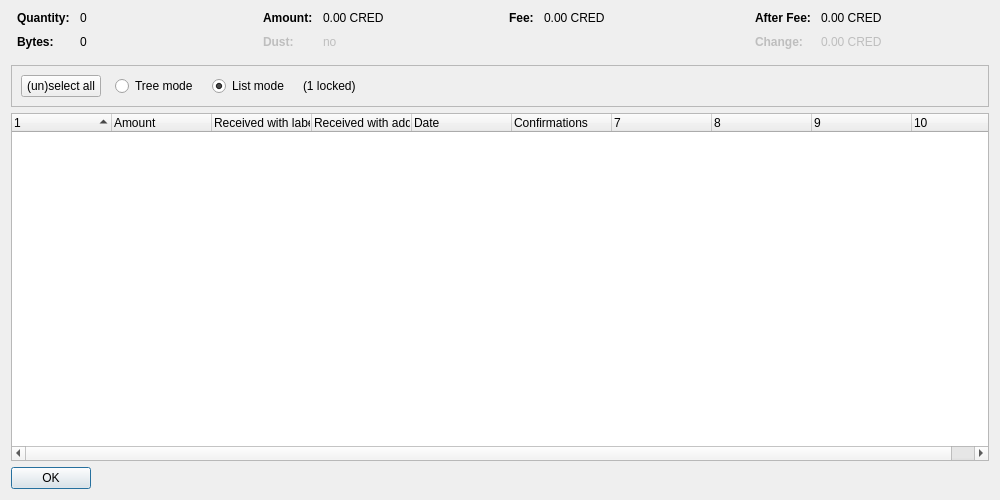
<?xml version="1.0" encoding="UTF-8"?>
<ui version="4.0">
 <class>CoinControlDialog</class>
 <widget class="QDialog" name="CoinControlDialog">
  <property name="geometry">
   <rect>
    <x>0</x>
    <y>0</y>
    <width>1000</width>
    <height>500</height>
   </rect>
  </property>
  <property name="windowTitle">
   <string>Coin Selection</string>
  </property>
  <layout class="QVBoxLayout" name="verticalLayout">
   <item>
    <layout class="QHBoxLayout" name="horizontalLayoutTop" stretch="0,0,0,0">
     <property name="topMargin">
      <number>0</number>
     </property>
     <property name="bottomMargin">
      <number>10</number>
     </property>
     <item>
      <layout class="QFormLayout" name="formLayoutCoinControl1">
       <property name="horizontalSpacing">
        <number>10</number>
       </property>
       <property name="verticalSpacing">
        <number>10</number>
       </property>
       <property name="leftMargin">
        <number>6</number>
       </property>
       <property name="rightMargin">
        <number>6</number>
       </property>
       <item row="0" column="0">
        <widget class="QLabel" name="labelCoinControlQuantityText">
         <property name="font">
          <font>
           <weight>75</weight>
           <bold>true</bold>
          </font>
         </property>
         <property name="text">
          <string>Quantity:</string>
         </property>
        </widget>
       </item>
       <item row="0" column="1">
        <widget class="QLabel" name="labelCoinControlQuantity">
         <property name="cursor">
          <cursorShape>IBeamCursor</cursorShape>
         </property>
         <property name="contextMenuPolicy">
          <enum>Qt::ActionsContextMenu</enum>
         </property>
         <property name="text">
          <string notr="true">0</string>
         </property>
         <property name="textInteractionFlags">
          <set>Qt::LinksAccessibleByMouse|Qt::TextSelectableByKeyboard|Qt::TextSelectableByMouse</set>
         </property>
        </widget>
       </item>
       <item row="1" column="0">
        <widget class="QLabel" name="labelCoinControlBytesText">
         <property name="font">
          <font>
           <weight>75</weight>
           <bold>true</bold>
          </font>
         </property>
         <property name="text">
          <string>Bytes:</string>
         </property>
        </widget>
       </item>
       <item row="1" column="1">
        <widget class="QLabel" name="labelCoinControlBytes">
         <property name="cursor">
          <cursorShape>IBeamCursor</cursorShape>
         </property>
         <property name="contextMenuPolicy">
          <enum>Qt::ActionsContextMenu</enum>
         </property>
         <property name="text">
          <string notr="true">0</string>
         </property>
         <property name="textInteractionFlags">
          <set>Qt::LinksAccessibleByMouse|Qt::TextSelectableByKeyboard|Qt::TextSelectableByMouse</set>
         </property>
        </widget>
       </item>
      </layout>
     </item>
     <item>
      <layout class="QFormLayout" name="formLayoutCoinControl2">
       <property name="horizontalSpacing">
        <number>10</number>
       </property>
       <property name="verticalSpacing">
        <number>10</number>
       </property>
       <property name="leftMargin">
        <number>6</number>
       </property>
       <property name="rightMargin">
        <number>6</number>
       </property>
       <item row="0" column="0">
        <widget class="QLabel" name="labelCoinControlAmountText">
         <property name="font">
          <font>
           <weight>75</weight>
           <bold>true</bold>
          </font>
         </property>
         <property name="text">
          <string>Amount:</string>
         </property>
        </widget>
       </item>
       <item row="0" column="1">
        <widget class="QLabel" name="labelCoinControlAmount">
         <property name="cursor">
          <cursorShape>IBeamCursor</cursorShape>
         </property>
         <property name="contextMenuPolicy">
          <enum>Qt::ActionsContextMenu</enum>
         </property>
         <property name="text">
          <string notr="true">0.00 CRED</string>
         </property>
         <property name="textInteractionFlags">
          <set>Qt::LinksAccessibleByMouse|Qt::TextSelectableByKeyboard|Qt::TextSelectableByMouse</set>
         </property>
        </widget>
       </item>
       <item row="1" column="0">
        <widget class="QLabel" name="labelCoinControlLowOutputText">
         <property name="enabled">
          <bool>false</bool>
         </property>
         <property name="font">
          <font>
           <weight>75</weight>
           <bold>true</bold>
          </font>
         </property>
         <property name="text">
          <string>Dust:</string>
         </property>
        </widget>
       </item>
       <item row="1" column="1">
        <widget class="QLabel" name="labelCoinControlLowOutput">
         <property name="enabled">
          <bool>false</bool>
         </property>
         <property name="cursor">
          <cursorShape>IBeamCursor</cursorShape>
         </property>
         <property name="contextMenuPolicy">
          <enum>Qt::ActionsContextMenu</enum>
         </property>
         <property name="text">
          <string notr="true">no</string>
         </property>
         <property name="textInteractionFlags">
          <set>Qt::LinksAccessibleByMouse|Qt::TextSelectableByKeyboard|Qt::TextSelectableByMouse</set>
         </property>
        </widget>
       </item>
      </layout>
     </item>
     <item>
      <layout class="QFormLayout" name="formLayoutCoinControl3">
       <property name="horizontalSpacing">
        <number>10</number>
       </property>
       <property name="verticalSpacing">
        <number>10</number>
       </property>
       <property name="leftMargin">
        <number>6</number>
       </property>
       <property name="rightMargin">
        <number>6</number>
       </property>
       <item row="0" column="0">
        <widget class="QLabel" name="labelCoinControlFeeText">
         <property name="font">
          <font>
           <weight>75</weight>
           <bold>true</bold>
          </font>
         </property>
         <property name="text">
          <string>Fee:</string>
         </property>
        </widget>
       </item>
       <item row="0" column="1">
        <widget class="QLabel" name="labelCoinControlFee">
         <property name="cursor">
          <cursorShape>IBeamCursor</cursorShape>
         </property>
         <property name="contextMenuPolicy">
          <enum>Qt::ActionsContextMenu</enum>
         </property>
         <property name="text">
          <string notr="true">0.00 CRED</string>
         </property>
         <property name="textInteractionFlags">
          <set>Qt::LinksAccessibleByMouse|Qt::TextSelectableByKeyboard|Qt::TextSelectableByMouse</set>
         </property>
        </widget>
       </item>
      </layout>
     </item>
     <item>
      <layout class="QFormLayout" name="formLayoutCoinControl4">
       <property name="horizontalSpacing">
        <number>10</number>
       </property>
       <property name="verticalSpacing">
        <number>10</number>
       </property>
       <property name="leftMargin">
        <number>6</number>
       </property>
       <property name="rightMargin">
        <number>6</number>
       </property>
       <item row="0" column="0">
        <widget class="QLabel" name="labelCoinControlAfterFeeText">
         <property name="font">
          <font>
           <weight>75</weight>
           <bold>true</bold>
          </font>
         </property>
         <property name="text">
          <string>After Fee:</string>
         </property>
        </widget>
       </item>
       <item row="0" column="1">
        <widget class="QLabel" name="labelCoinControlAfterFee">
         <property name="cursor">
          <cursorShape>IBeamCursor</cursorShape>
         </property>
         <property name="contextMenuPolicy">
          <enum>Qt::ActionsContextMenu</enum>
         </property>
         <property name="text">
          <string notr="true">0.00 CRED</string>
         </property>
         <property name="textInteractionFlags">
          <set>Qt::LinksAccessibleByMouse|Qt::TextSelectableByKeyboard|Qt::TextSelectableByMouse</set>
         </property>
        </widget>
       </item>
       <item row="1" column="0">
        <widget class="QLabel" name="labelCoinControlChangeText">
         <property name="enabled">
          <bool>false</bool>
         </property>
         <property name="font">
          <font>
           <weight>75</weight>
           <bold>true</bold>
          </font>
         </property>
         <property name="text">
          <string>Change:</string>
         </property>
        </widget>
       </item>
       <item row="1" column="1">
        <widget class="QLabel" name="labelCoinControlChange">
         <property name="enabled">
          <bool>false</bool>
         </property>
         <property name="cursor">
          <cursorShape>IBeamCursor</cursorShape>
         </property>
         <property name="contextMenuPolicy">
          <enum>Qt::ActionsContextMenu</enum>
         </property>
         <property name="text">
          <string notr="true">0.00 CRED</string>
         </property>
         <property name="textInteractionFlags">
          <set>Qt::LinksAccessibleByMouse|Qt::TextSelectableByKeyboard|Qt::TextSelectableByMouse</set>
         </property>
        </widget>
       </item>
      </layout>
     </item>
    </layout>
   </item>
   <item>
    <widget class="QFrame" name="frame">
     <property name="minimumSize">
      <size>
       <width>0</width>
       <height>40</height>
      </size>
     </property>
     <property name="frameShape">
      <enum>QFrame::StyledPanel</enum>
     </property>
     <property name="frameShadow">
      <enum>QFrame::Sunken</enum>
     </property>
     <layout class="QHBoxLayout" name="horizontalLayout">
      <item>
       <layout class="QHBoxLayout" name="horizontalLayoutPanel" stretch="0,0,0,0,0">
        <property name="spacing">
         <number>14</number>
        </property>
        <item>
         <widget class="QPushButton" name="pushButtonSelectAll">
          <property name="sizePolicy">
           <sizepolicy hsizetype="Maximum" vsizetype="Fixed">
            <horstretch>0</horstretch>
            <verstretch>0</verstretch>
           </sizepolicy>
          </property>
          <property name="text">
           <string>(un)select all</string>
          </property>
          <property name="autoDefault">
           <bool>false</bool>
          </property>
         </widget>
        </item>
        <item>
         <widget class="QRadioButton" name="radioTreeMode">
          <property name="sizePolicy">
           <sizepolicy hsizetype="Maximum" vsizetype="Fixed">
            <horstretch>0</horstretch>
            <verstretch>0</verstretch>
           </sizepolicy>
          </property>
          <property name="text">
           <string>Tree mode</string>
          </property>
         </widget>
        </item>
        <item>
         <widget class="QRadioButton" name="radioListMode">
          <property name="sizePolicy">
           <sizepolicy hsizetype="Maximum" vsizetype="Fixed">
            <horstretch>0</horstretch>
            <verstretch>0</verstretch>
           </sizepolicy>
          </property>
          <property name="text">
           <string>List mode</string>
          </property>
          <property name="checked">
           <bool>true</bool>
          </property>
         </widget>
        </item>
        <item>
         <widget class="QLabel" name="labelLocked">
          <property name="text">
           <string notr="true">(1 locked)</string>
          </property>
         </widget>
        </item>
        <item>
         <spacer name="horizontalSpacer">
          <property name="orientation">
           <enum>Qt::Horizontal</enum>
          </property>
          <property name="sizeHint" stdset="0">
           <size>
            <width>40</width>
            <height>20</height>
           </size>
          </property>
         </spacer>
        </item>
       </layout>
      </item>
     </layout>
    </widget>
   </item>
   <item>
    <widget class="CoinControlTreeWidget" name="treeWidget">
     <property name="contextMenuPolicy">
      <enum>Qt::CustomContextMenu</enum>
     </property>
     <property name="sortingEnabled">
      <bool>false</bool>
     </property>
     <property name="columnCount">
      <number>10</number>
     </property>
     <attribute name="headerShowSortIndicator" stdset="0">
      <bool>true</bool>
     </attribute>
     <attribute name="headerStretchLastSection">
      <bool>false</bool>
     </attribute>
     <column>
      <property name="text">
       <string/>
      </property>
     </column>
     <column>
      <property name="text">
       <string>Amount</string>
      </property>
     </column>
     <column>
      <property name="text">
       <string>Received with label</string>
      </property>
     </column>
     <column>
      <property name="text">
       <string>Received with address</string>
      </property>
     </column>
     <column>
      <property name="text">
       <string>Date</string>
      </property>
     </column>
     <column>
      <property name="text">
       <string>Confirmations</string>
      </property>
      <property name="toolTip">
       <string>Confirmed</string>
      </property>
     </column>
     <column>
      <property name="text">
       <string/>
      </property>
     </column>
     <column>
      <property name="text">
       <string/>
      </property>
     </column>
     <column>
      <property name="text">
       <string/>
      </property>
     </column>
     <column>
      <property name="text">
       <string/>
      </property>
     </column>
    </widget>
   </item>
   <item>
    <widget class="QDialogButtonBox" name="buttonBox">
     <property name="sizePolicy">
      <sizepolicy hsizetype="Maximum" vsizetype="Fixed">
       <horstretch>0</horstretch>
       <verstretch>0</verstretch>
      </sizepolicy>
     </property>
     <property name="orientation">
      <enum>Qt::Horizontal</enum>
     </property>
     <property name="standardButtons">
      <set>QDialogButtonBox::Ok</set>
     </property>
    </widget>
   </item>
  </layout>
 </widget>
 <customwidgets>
  <customwidget>
   <class>CoinControlTreeWidget</class>
   <extends>QTreeWidget</extends>
   <header>coincontroltreewidget.h</header>
  </customwidget>
 </customwidgets>
 <resources/>
 <connections/>
</ui>
